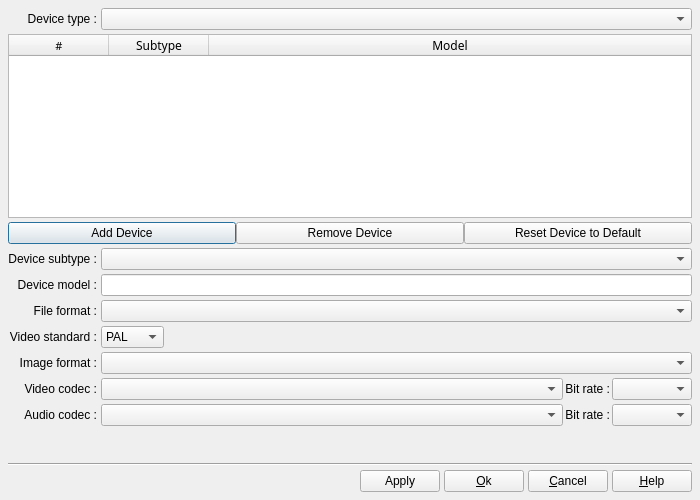
<?xml version="1.0" encoding="UTF-8"?>
<ui version="4.0">
 <class>DlgManageDevices</class>
 <widget class="QDialog" name="DlgManageDevices">
  <property name="geometry">
   <rect>
    <x>0</x>
    <y>0</y>
    <width>700</width>
    <height>500</height>
   </rect>
  </property>
  <property name="minimumSize">
   <size>
    <width>700</width>
    <height>500</height>
   </size>
  </property>
  <property name="windowTitle">
   <string>Manage Devices</string>
  </property>
  <layout class="QGridLayout" name="gridLayout_3">
   <property name="margin">
    <number>8</number>
   </property>
   <property name="spacing">
    <number>4</number>
   </property>
   <item row="0" column="0">
    <layout class="QGridLayout" name="gridLayout">
     <item row="0" column="0">
      <widget class="QLabel" name="DeviceTypeLabel">
       <property name="text">
        <string>Device type :</string>
       </property>
       <property name="alignment">
        <set>Qt::AlignRight|Qt::AlignTrailing|Qt::AlignVCenter</set>
       </property>
      </widget>
     </item>
     <item row="0" column="1">
      <widget class="QComboBox" name="DBDeviceTypeCB">
       <property name="toolTip">
        <string>Select the type of equipment to be shown in the list.</string>
       </property>
      </widget>
     </item>
     <item row="1" column="0" colspan="2">
      <widget class="QTableWidget" name="TableDevice">
       <property name="font">
        <font>
         <pointsize>9</pointsize>
        </font>
       </property>
       <property name="editTriggers">
        <set>QAbstractItemView::NoEditTriggers</set>
       </property>
       <property name="showDropIndicator" stdset="0">
        <bool>false</bool>
       </property>
       <property name="dragDropOverwriteMode">
        <bool>false</bool>
       </property>
       <property name="selectionMode">
        <enum>QAbstractItemView::SingleSelection</enum>
       </property>
       <property name="selectionBehavior">
        <enum>QAbstractItemView::SelectRows</enum>
       </property>
       <property name="verticalScrollMode">
        <enum>QAbstractItemView::ScrollPerItem</enum>
       </property>
       <property name="horizontalScrollMode">
        <enum>QAbstractItemView::ScrollPerPixel</enum>
       </property>
       <property name="sortingEnabled">
        <bool>true</bool>
       </property>
       <property name="wordWrap">
        <bool>false</bool>
       </property>
       <property name="cornerButtonEnabled">
        <bool>false</bool>
       </property>
       <attribute name="horizontalHeaderHighlightSections">
        <bool>false</bool>
       </attribute>
       <attribute name="horizontalHeaderStretchLastSection">
        <bool>true</bool>
       </attribute>
       <attribute name="verticalHeaderVisible">
        <bool>false</bool>
       </attribute>
       <column>
        <property name="text">
         <string notr="true">#</string>
        </property>
        <property name="font">
         <font>
          <family>Sans Serif</family>
          <pointsize>8</pointsize>
         </font>
        </property>
       </column>
       <column>
        <property name="text">
         <string>Subtype</string>
        </property>
        <property name="font">
         <font>
          <family>Sans Serif</family>
          <pointsize>9</pointsize>
         </font>
        </property>
       </column>
       <column>
        <property name="text">
         <string>Model</string>
        </property>
        <property name="font">
         <font>
          <family>Sans Serif</family>
          <pointsize>9</pointsize>
         </font>
        </property>
       </column>
      </widget>
     </item>
     <item row="2" column="0" colspan="2">
      <layout class="QHBoxLayout" name="horizontalLayout_5">
       <property name="spacing">
        <number>0</number>
       </property>
       <property name="margin">
        <number>0</number>
       </property>
       <item>
        <widget class="QPushButton" name="DBAddDevice">
         <property name="toolTip">
          <string>Create a new equipment which comes to be added in the database.</string>
         </property>
         <property name="text">
          <string>Add Device</string>
         </property>
         <property name="icon">
          <iconset resource="../../RSCffDiaporama.qrc">
           <normaloff>:/img/db_add.png</normaloff>:/img/db_add.png</iconset>
         </property>
        </widget>
       </item>
       <item>
        <widget class="QPushButton" name="DBRemoveBT">
         <property name="toolTip">
          <string>Delete current equipment.</string>
         </property>
         <property name="text">
          <string>Remove Device</string>
         </property>
         <property name="icon">
          <iconset resource="../../RSCffDiaporama.qrc">
           <normaloff>:/img/db_remove.png</normaloff>:/img/db_remove.png</iconset>
         </property>
        </widget>
       </item>
       <item>
        <widget class="QPushButton" name="DBResetBT">
         <property name="toolTip">
          <string>Cancel the modifications that you made on an equipment defined in the default ffDiaporama database</string>
         </property>
         <property name="text">
          <string>Reset Device to Default</string>
         </property>
         <property name="icon">
          <iconset resource="../../RSCffDiaporama.qrc">
           <normaloff>:/img/db_status.png</normaloff>:/img/db_status.png</iconset>
         </property>
        </widget>
       </item>
      </layout>
     </item>
     <item row="4" column="0">
      <widget class="QLabel" name="label_33">
       <property name="text">
        <string>Device subtype :</string>
       </property>
       <property name="alignment">
        <set>Qt::AlignRight|Qt::AlignTrailing|Qt::AlignVCenter</set>
       </property>
      </widget>
     </item>
     <item row="4" column="1">
      <widget class="QComboBox" name="DBDeviceSubtypeCB">
       <property name="toolTip">
        <string>Select the category in which is classified the equipment.</string>
       </property>
      </widget>
     </item>
     <item row="5" column="0">
      <widget class="QLabel" name="DeviceModelLabel">
       <property name="text">
        <string>Device model :</string>
       </property>
       <property name="alignment">
        <set>Qt::AlignRight|Qt::AlignTrailing|Qt::AlignVCenter</set>
       </property>
      </widget>
     </item>
     <item row="6" column="0">
      <widget class="QLabel" name="FileFormatLabel">
       <property name="text">
        <string>File format :</string>
       </property>
       <property name="alignment">
        <set>Qt::AlignRight|Qt::AlignTrailing|Qt::AlignVCenter</set>
       </property>
      </widget>
     </item>
     <item row="5" column="1">
      <widget class="QLineEdit" name="DBDeviceModelED">
       <property name="toolTip">
        <string>Enter here the name of the equipment (free text field).</string>
       </property>
      </widget>
     </item>
     <item row="6" column="1">
      <widget class="QComboBox" name="DBFileFormatCB">
       <property name="sizePolicy">
        <sizepolicy hsizetype="Preferred" vsizetype="Fixed">
         <horstretch>0</horstretch>
         <verstretch>0</verstretch>
        </sizepolicy>
       </property>
       <property name="toolTip">
        <string>Select the file type to use for the rendering.</string>
       </property>
      </widget>
     </item>
     <item row="7" column="0">
      <widget class="QLabel" name="StandardLabel">
       <property name="text">
        <string>Video standard :</string>
       </property>
       <property name="alignment">
        <set>Qt::AlignRight|Qt::AlignTrailing|Qt::AlignVCenter</set>
       </property>
      </widget>
     </item>
     <item row="7" column="1">
      <layout class="QHBoxLayout" name="horizontalLayout_14">
       <property name="spacing">
        <number>2</number>
       </property>
       <item>
        <widget class="QComboBox" name="DBStandardCB">
         <property name="toolTip">
          <string>Select the video standard to use, PAL or NTSC.</string>
         </property>
         <item>
          <property name="text">
           <string>PAL</string>
          </property>
         </item>
         <item>
          <property name="text">
           <string>NTSC</string>
          </property>
         </item>
        </widget>
       </item>
       <item>
        <spacer name="horizontalSpacer_9">
         <property name="orientation">
          <enum>Qt::Horizontal</enum>
         </property>
         <property name="sizeHint" stdset="0">
          <size>
           <width>40</width>
           <height>20</height>
          </size>
         </property>
        </spacer>
       </item>
      </layout>
     </item>
     <item row="8" column="0">
      <widget class="QLabel" name="ImageSizeLabel">
       <property name="text">
        <string>Image format :</string>
       </property>
       <property name="alignment">
        <set>Qt::AlignRight|Qt::AlignTrailing|Qt::AlignVCenter</set>
       </property>
      </widget>
     </item>
     <item row="8" column="1">
      <widget class="QComboBox" name="DBImageSizeCombo">
       <property name="toolTip">
        <string>Select the image resolution to use for the rendering.</string>
       </property>
       <property name="currentIndex">
        <number>-1</number>
       </property>
      </widget>
     </item>
     <item row="9" column="0">
      <widget class="QLabel" name="VideoFormatLabel">
       <property name="text">
        <string>Video codec :</string>
       </property>
       <property name="alignment">
        <set>Qt::AlignRight|Qt::AlignTrailing|Qt::AlignVCenter</set>
       </property>
      </widget>
     </item>
     <item row="9" column="1">
      <layout class="QHBoxLayout" name="horizontalLayout_11">
       <property name="spacing">
        <number>2</number>
       </property>
       <item>
        <widget class="QComboBox" name="DBVideoFormatCB">
         <property name="sizePolicy">
          <sizepolicy hsizetype="Expanding" vsizetype="Fixed">
           <horstretch>0</horstretch>
           <verstretch>0</verstretch>
          </sizepolicy>
         </property>
         <property name="minimumSize">
          <size>
           <width>150</width>
           <height>0</height>
          </size>
         </property>
         <property name="toolTip">
          <string>Select the video codec to use for the rendering.</string>
         </property>
        </widget>
       </item>
       <item>
        <widget class="QLabel" name="VideoBitRateLabel">
         <property name="sizePolicy">
          <sizepolicy hsizetype="Preferred" vsizetype="Preferred">
           <horstretch>0</horstretch>
           <verstretch>0</verstretch>
          </sizepolicy>
         </property>
         <property name="text">
          <string>Bit rate :</string>
         </property>
         <property name="alignment">
          <set>Qt::AlignRight|Qt::AlignTrailing|Qt::AlignVCenter</set>
         </property>
        </widget>
       </item>
       <item>
        <widget class="QComboBox" name="DBVideoBitRateCB">
         <property name="minimumSize">
          <size>
           <width>80</width>
           <height>0</height>
          </size>
         </property>
         <property name="maximumSize">
          <size>
           <width>80</width>
           <height>16777215</height>
          </size>
         </property>
         <property name="toolTip">
          <string>Select the bit rate to use for video during the rendering.</string>
         </property>
        </widget>
       </item>
      </layout>
     </item>
     <item row="10" column="0">
      <widget class="QLabel" name="AudioFormatLabel">
       <property name="text">
        <string>Audio codec :</string>
       </property>
       <property name="alignment">
        <set>Qt::AlignRight|Qt::AlignTrailing|Qt::AlignVCenter</set>
       </property>
      </widget>
     </item>
     <item row="10" column="1">
      <layout class="QHBoxLayout" name="horizontalLayout_16">
       <property name="spacing">
        <number>2</number>
       </property>
       <item>
        <widget class="QComboBox" name="DBAudioFormatCB">
         <property name="sizePolicy">
          <sizepolicy hsizetype="Expanding" vsizetype="Fixed">
           <horstretch>0</horstretch>
           <verstretch>0</verstretch>
          </sizepolicy>
         </property>
         <property name="minimumSize">
          <size>
           <width>150</width>
           <height>0</height>
          </size>
         </property>
         <property name="toolTip">
          <string>Select the audio codec to use for the rendering.</string>
         </property>
        </widget>
       </item>
       <item>
        <widget class="QLabel" name="AudioBitRateLabel">
         <property name="text">
          <string>Bit rate :</string>
         </property>
         <property name="alignment">
          <set>Qt::AlignRight|Qt::AlignTrailing|Qt::AlignVCenter</set>
         </property>
        </widget>
       </item>
       <item>
        <widget class="QComboBox" name="DBAudioBitRateCB">
         <property name="minimumSize">
          <size>
           <width>80</width>
           <height>0</height>
          </size>
         </property>
         <property name="maximumSize">
          <size>
           <width>80</width>
           <height>16777215</height>
          </size>
         </property>
         <property name="toolTip">
          <string>Select the bit rate to use for audio during the rendering.</string>
         </property>
        </widget>
       </item>
      </layout>
     </item>
     <item row="11" column="0">
      <spacer name="verticalSpacer">
       <property name="orientation">
        <enum>Qt::Vertical</enum>
       </property>
       <property name="sizeHint" stdset="0">
        <size>
         <width>20</width>
         <height>40</height>
        </size>
       </property>
      </spacer>
     </item>
    </layout>
   </item>
   <item row="1" column="0">
    <widget class="Line" name="line">
     <property name="orientation">
      <enum>Qt::Horizontal</enum>
     </property>
    </widget>
   </item>
   <item row="2" column="0">
    <layout class="QHBoxLayout" name="horizontalLayout">
     <property name="spacing">
      <number>4</number>
     </property>
     <item>
      <spacer name="horizontalSpacer">
       <property name="orientation">
        <enum>Qt::Horizontal</enum>
       </property>
       <property name="sizeHint" stdset="0">
        <size>
         <width>40</width>
         <height>20</height>
        </size>
       </property>
      </spacer>
     </item>
     <item>
      <widget class="QPushButton" name="DBApplyBT">
       <property name="text">
        <string>Apply</string>
       </property>
       <property name="icon">
        <iconset resource="../../RSCffDiaporama.qrc">
         <normaloff>:/img/action_ok.png</normaloff>:/img/action_ok.png</iconset>
       </property>
      </widget>
     </item>
     <item>
      <widget class="QPushButton" name="OkBt">
       <property name="toolTip">
        <string>Accept modification and exit dialog box</string>
       </property>
       <property name="text">
        <string>&amp;Ok</string>
       </property>
       <property name="icon">
        <iconset resource="../../RSCffDiaporama.qrc">
         <normaloff>:/img/action_ok.png</normaloff>:/img/action_ok.png</iconset>
       </property>
      </widget>
     </item>
     <item>
      <widget class="QPushButton" name="CancelBt">
       <property name="toolTip">
        <string>Cancel modification and exit dialog box</string>
       </property>
       <property name="text">
        <string>&amp;Cancel</string>
       </property>
       <property name="icon">
        <iconset resource="../../RSCffDiaporama.qrc">
         <normaloff>:/img/action_cancel.png</normaloff>:/img/action_cancel.png</iconset>
       </property>
      </widget>
     </item>
     <item>
      <widget class="QPushButton" name="HelpBT">
       <property name="toolTip">
        <string>Open help page describing this dialog box</string>
       </property>
       <property name="text">
        <string>&amp;Help</string>
       </property>
       <property name="icon">
        <iconset resource="../../RSCffDiaporama.qrc">
         <normaloff>:/img/help.png</normaloff>:/img/help.png</iconset>
       </property>
       <property name="shortcut">
        <string>F1</string>
       </property>
      </widget>
     </item>
    </layout>
   </item>
  </layout>
 </widget>
 <resources>
  <include location="../../RSCffDiaporama.qrc"/>
  <include location="../../RSCffDiaporama.qrc"/>
 </resources>
 <connections/>
</ui>
